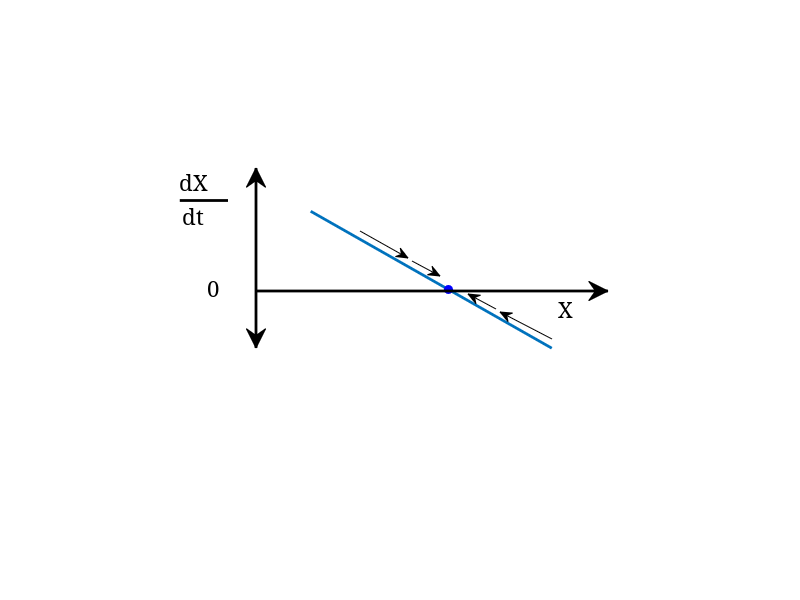

The MATLAB source for this figure:
clear
figure
hold on
plot([1.0 2.75], [0.8 -0.6], 'linewidth',2)
plot([2],[0],'bo','MarkerFaceColor','b')
ylim([-2.5 2.5])
xlim([-0.5 4])

set(gca,'box', 'off')
set(gcf,'color','white' ,'position', [230 250 400 530])
axis off
%Axes
annotation('textarrow',[0.32 0.32],[0.5 0.72],'string',' ', ...
      'HeadStyle','vback2','LineStyle', '-', 'linewidth', 2, ...
      'TextRotation',90, ...
      'fontname', 'Cambria', 'fontsize', 16)

annotation('textarrow',[0.32 0.32],[0.5 0.42],'string',' ', ...
      'HeadStyle','vback2','LineStyle', '-', 'linewidth', 2, ...
      'TextRotation',90, ...
      'fontname', 'Cambria', 'fontsize', 16)
  
annotation('textarrow',[0.32 0.76],[0.515 0.515],'string',' ', ...
      'HeadStyle','vback2','LineStyle', '-', 'linewidth', 2, ...
      'TextRotation',90, ...
      'fontname', 'Cambria', 'fontsize', 16)
%Small Arrows  
annotation('textarrow',[0.45 0.51],[0.615 0.57],'string',' ', ...
      'HeadStyle','vback2','LineStyle', '-', 'linewidth', 0.5, ...
      'HeadLength', 6, 'HeadWidth', 5, 'TextRotation',90, ...
      'fontname', 'Cambria', 'fontsize', 16)

annotation('textarrow',[0.515 0.55],[0.565 0.54],'string',' ', ...
      'HeadStyle','vback2','LineStyle', '-', 'linewidth', 0.5, ...
      'HeadLength', 6, 'HeadWidth', 5, 'TextRotation',90, ...
      'fontname', 'Cambria', 'fontsize', 16)

annotation('textarrow',[0.69 0.625],[0.435 0.48],'string',' ', ...
      'HeadStyle','vback2','LineStyle', '-', 'linewidth', 0.5, ...
      'HeadLength', 6, 'HeadWidth', 5, 'TextRotation',90, ...
      'fontname', 'Cambria', 'fontsize', 16)

annotation('textarrow',[0.62 0.585],[0.485 0.51],'string',' ', ...
      'HeadStyle','vback2','LineStyle', '-', 'linewidth', 0.5, ...
      'HeadLength', 6, 'HeadWidth', 5, 'TextRotation',90, ...
      'fontname', 'Cambria', 'fontsize', 16)
  


%Labels
text(2.8,-0.2,'X','FontName','Cambria', 'fontsize', 16)

text(0.25,0.02,'0','FontName','Cambria', 'fontsize', 16)
text(0.05,1.1,'dX','FontName','Cambria', 'fontsize', 16)
text(0.07,0.76,'dt','FontName','Cambria', 'fontsize', 16)

line([0.05; 0.4], [0.91; 0.91], 'color', 'black','linewidth', 2)


